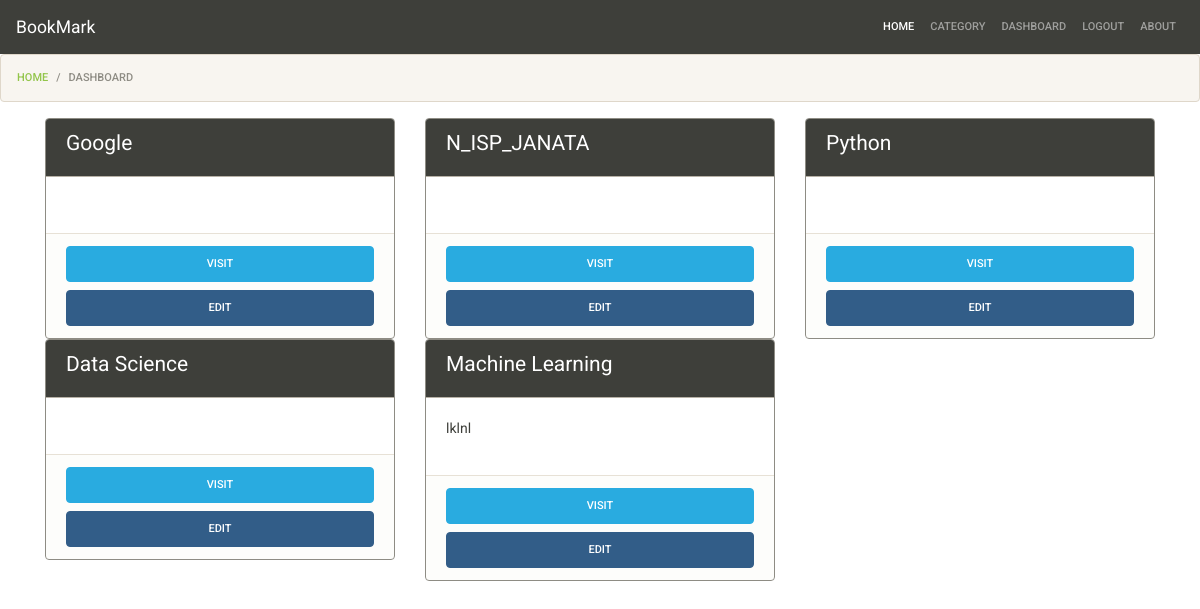
Before: /dashboard/ (signed in) with the older database file.
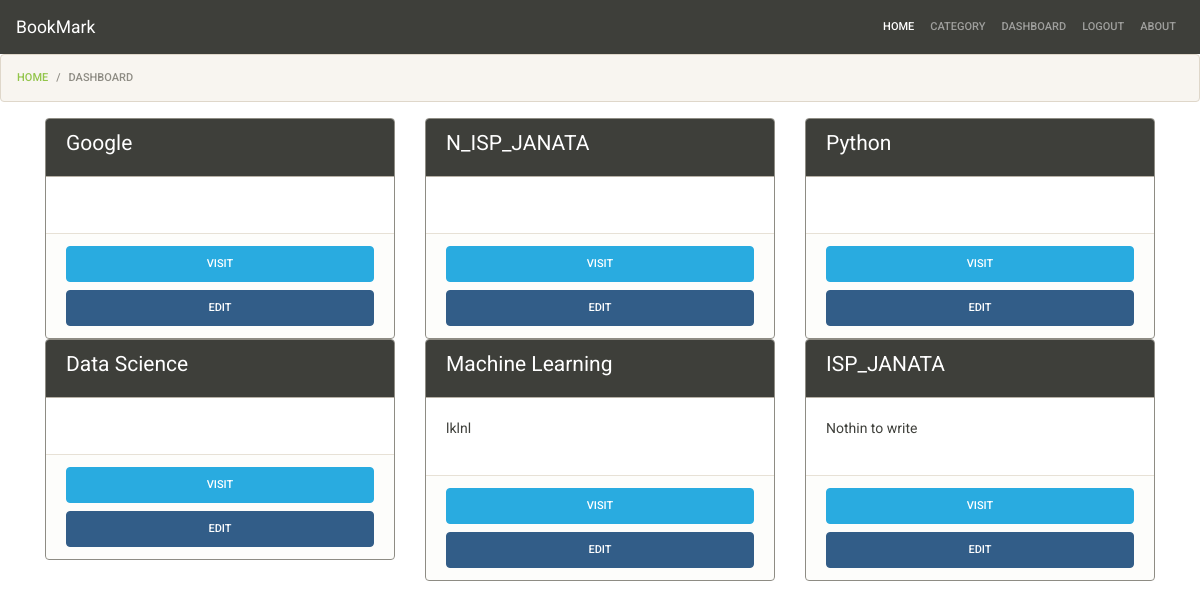
After: the same page with the newer database file.
### bookmarks/models.py (models this page shows, shortened)
class Bookmark(models.Model):
    category    = models.ForeignKey(Category,related_name='bookmarks', on_delete=models.CASCADE)
    title       = models.CharField(max_length=300)
    description = models.TextField(blank=True,null=True)
    url         = models.CharField(max_length=300)
    added_by    = models.ForeignKey(User,related_name='bookmarks',on_delete=models.CASCADE)
    created_at  = models.DateTimeField(auto_now_add=True)

### dashboard/views.py (the view)
# urls.py: path('',dashboardView,name='dashboard-page'),
@login_required
def dashboardView(request):
    template_name = 'dashboard/dashboard.html'
    bookmarks = Bookmark.objects.filter(added_by = request.user)
    context = {
        'bookmarks':bookmarks,
    }
    return render(request,template_name,context)

### dashboard/templates/dashboard/dashboard.html
{% extends 'base.html' %}
{%block content %}
<ol class="breadcrumb">
    <li class="breadcrumb-item"><a href="{% url 'bookmark-page' %}">Home</a></li>
    <li class="breadcrumb-item active">Dashboard</li>
  </ol>
<div class="container mt-1">
    <div class="row">
        {% for bookmark in bookmarks %}
        <div class="col-md-4">
            <div class="card border border-secondary">
                <div class="card-header bg-primary text-white">
                    <h4>{{bookmark.title}}</h4>
                </div>
                <div class="card-body">
                    <p>{{bookmark.description}}</p>
                </div>
                <div class="card-footer">
                    <a href="{{bookmark.url}}" target="_blank" class="btn btn-info btn-block">Visit</a>
                    <a href="#" class="btn btn-primary btn-block">Edit</a>
                </div>
            </div>
        </div>
        {% endfor %}
    </div>
</div>
{% endblock %}

### templates/base.html (shortened to what this page needs)
<!DOCTYPE html>
<html lang="en">
<head>
    <link rel="stylesheet" href="https://bootswatch.com/4/sandstone/bootstrap.css">
</head>
<body>
    {% include 'navbar.html' %}
    {%block content %}
    {% endblock%}
</body>
</html>

### templates/navbar.html (shortened to what this page needs)
<nav class="navbar navbar-expand-lg navbar-dark bg-primary">
    <a class="navbar-brand" href="#">BookMark</a>
    <div class="collapse navbar-collapse" id="navbarColor01">
      <ul class="navbar-nav ml-auto">
        <li class="nav-item active">
          <a class="nav-link" href="{%url 'bookmark-page' %}">Home
          </a>
        </li>
        {% if request.user.is_authenticated %}
        <li class="nav-item">
            <a class="nav-link" href="{%url 'bookmark-category' %}">Category
            </a>
          </li>
        <li class="nav-item">
            <a class="nav-link" href="{%url 'dashboard-page' %}">Dashboard</a>
          </li>
        <li class="nav-item">
            <a class="nav-link" href="{%url 'bookmark-logout' %}">Logout</a>
          </li>
        {%endif%}
        <li class="nav-item">
          <a class="nav-link" href="#">About</a>
        </li>
      </ul>
    </div>
  </nav>

Changed rows visible on the page:
added Bookmark: title "ISP_JANATA", description "Nothin to write"
